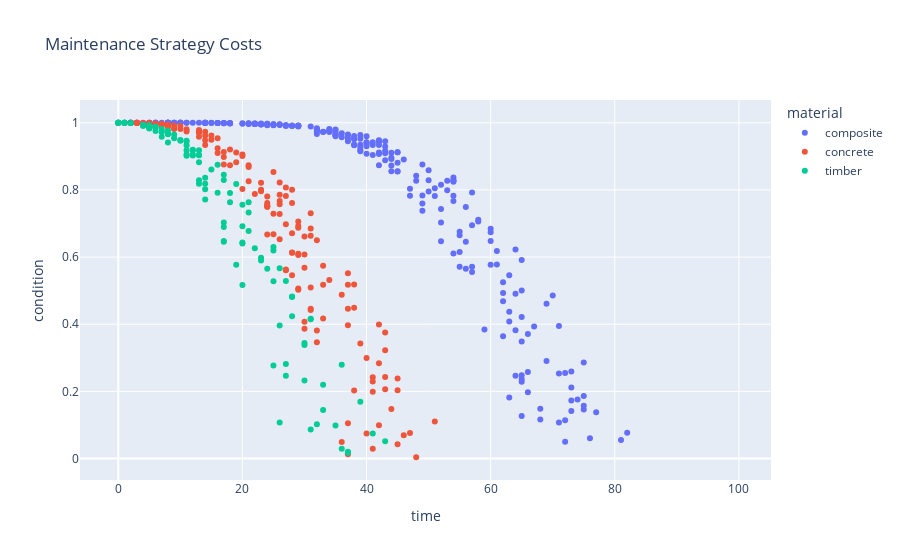

The cell this chart's notebook holds for it:
### Code cell
px.scatter(df, x="time", y="condition", color="material", title='Maintenance Strategy Costs')

### Figure 1 — Plotly figure (JSON) as saved in the notebook; plotly's stock layout.template omitted (floating-point values rounded to 4 significant figures; data arrays with more than 128 entries replaced by an {"elided": "..."} marker saying what was removed)
{"data": [{"hovertemplate": "material=composite<br>time=%{x}<br>condition=%{y}<extra></extra>", "legendgroup": "composite", "marker": {"color": "#636efa", "symbol": "circle"}, "mode": "markers", "name": "composite", "orientation": "v", "showlegend": true, "type": "scatter", "x": {"elided": "348 int values"}, "xaxis": "x", "y": {"elided": "348 float values"}, "yaxis": "y"}, {"hovertemplate": "material=concrete<br>time=%{x}<br>condition=%{y}<extra></extra>", "legendgroup": "concrete", "marker": {"color": "#EF553B", "symbol": "circle"}, "mode": "markers", "name": "concrete", "orientation": "v", "showlegend": true, "type": "scatter", "x": {"elided": "339 int values"}, "xaxis": "x", "y": {"elided": "339 float values"}, "yaxis": "y"}, {"hovertemplate": "material=timber<br>time=%{x}<br>condition=%{y}<extra></extra>", "legendgroup": "timber", "marker": {"color": "#00cc96", "symbol": "circle"}, "mode": "markers", "name": "timber", "orientation": "v", "showlegend": true, "type": "scatter", "x": {"elided": "313 int values"}, "xaxis": "x", "y": {"elided": "313 float values"}, "yaxis": "y"}], "layout": {"legend": {"title": {"text": "material"}, "tracegroupgap": 0}, "title": {"text": "Maintenance Strategy Costs"}, "xaxis": {"anchor": "y", "domain": [0, 1], "title": {"text": "time"}}, "yaxis": {"anchor": "x", "domain": [0, 1], "title": {"text": "condition"}}}}
